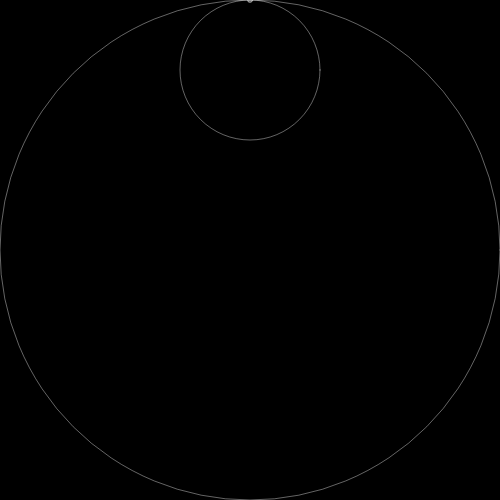
Frame 1 (no input)
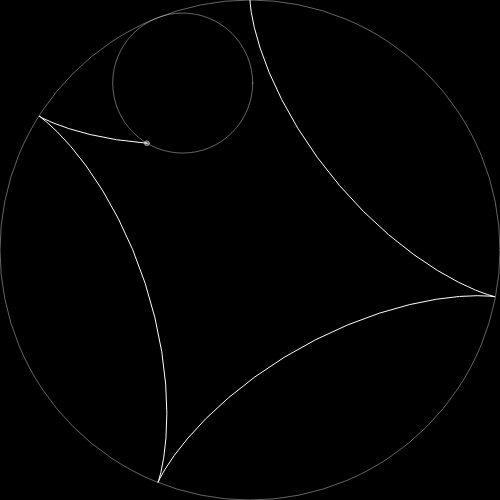
Frame 60 (no input)
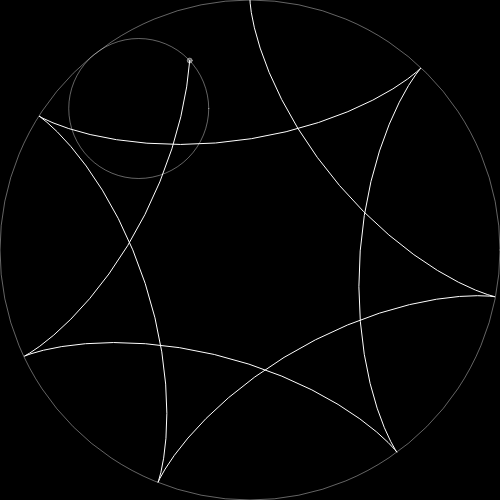
Frame 120 (the mouse pressed at the canvas centre since frame 60)

The p5.js sketch that drew these frames (run headless with seeded random() and noise() and a simulated clock; from frame 60 on, the mouse is pressed at the canvas centre):

// p5.js sketch
// ── sketch.js
let R = 250;
let r = 70;
let alfa = 0;
let path = [];

function setup() {
  createCanvas(500, 500);
}

function draw() {
  background(0);

  translate(width / 2, height / 2);

  noFill();
  stroke(255, 100);
  ellipse(0, 0, R * 2);

  // Center
  let centerx = (R - r) * cos(alfa - HALF_PI);
  let centery = (R - r) * sin(alfa - HALF_PI);
  noFill();
  ellipse(centerx, centery, r * 2);

  let beta = alfa * R / r;
  let delta = alfa - beta;
  let pointx = centerx + cos(delta - HALF_PI) * r;
  let pointy = centery + sin(delta - HALF_PI) * r;

  fill(255, 100);
  ellipse(pointx, pointy, 5);

  path.push(createVector(pointx, pointy));

  noFill();
  stroke(255);
  beginShape();
  for (let v of path) {
    vertex(v.x, v.y);
  }
  endShape();

  alfa += 0.1;

  console.log(alfa / HALF_PI);

  // if (alfa / HALF_PI >= lcm(R, r) / R) {
  //   alfa = 0;
  //   path = [];
  // }
}

function gcd(a, b) {
  return !b ? a : gcd(b, a % b);
}

function lcm(a, b) {
  return (a * b) / gcd(a, b);
}
